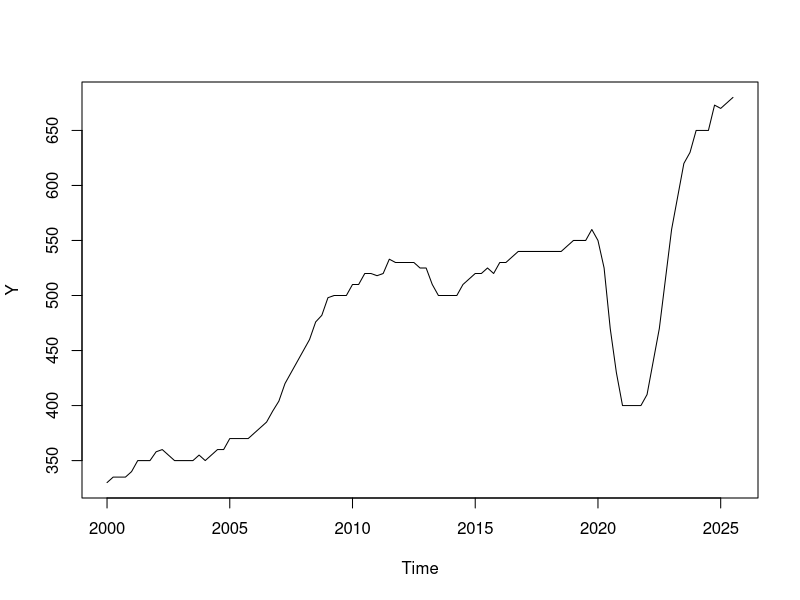
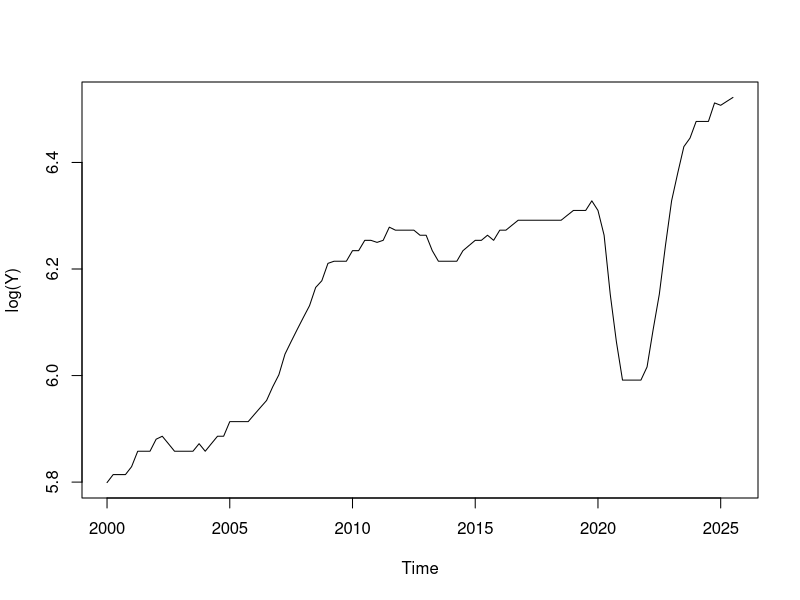
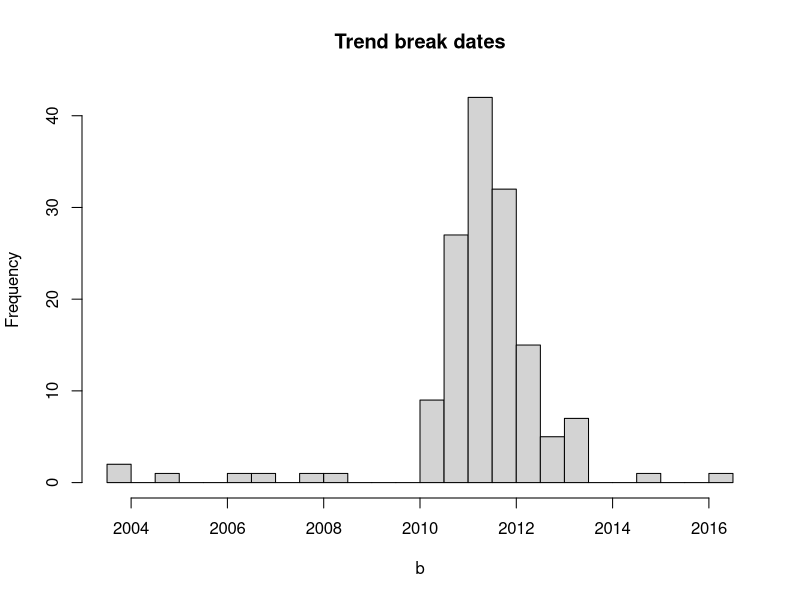
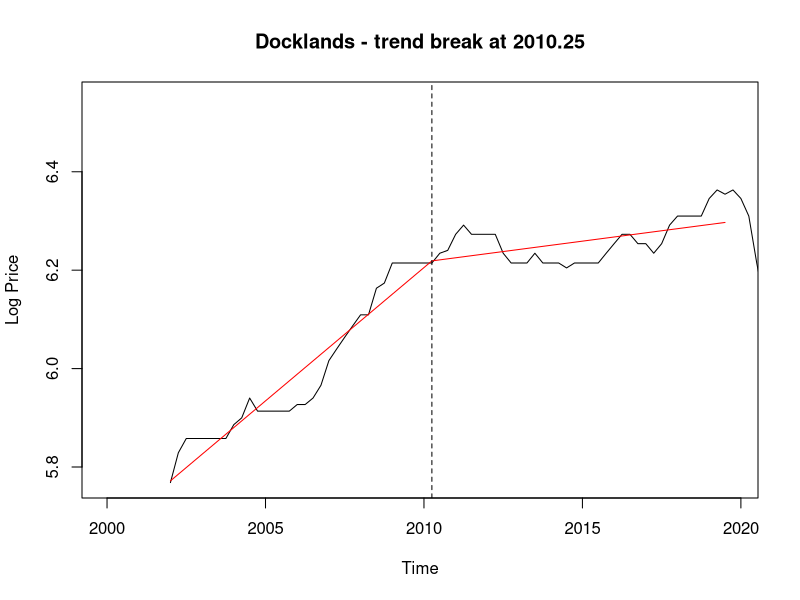

Write the R code that produced these figures, in order. (Note: this script raises an error after producing the figures.)
## ---- chunk 1
library(urca)
library(forecast)
library(knitr)
library(parallel)
## ---- chunk 2
dt <- read.csv("rent_by_qtr_suburb_refactored.csv")
## ---- chunk 3
# Total number of NAs in the whole dataset
sum(is.na(dt))

# NAs per suburb (row), showing only suburbs that have any NA values
na_by_suburb <- rowSums(is.na(dt[, -1]))
names(na_by_suburb) <- dt$Suburb
na_by_suburb[na_by_suburb > 0]

# NAs per quarter (column), showing only quarters that have  NA values
na_by_quarter <- colSums(is.na(dt[, -1]))
na_by_quarter[na_by_quarter > 0]
## ---- chunk 4

# Define a function that extracts the row within the data that matches 
# the suburb name given and drop the first column (which has all suburb names).
get_suburb <- function(name) {
  y <- as.numeric(unlist(dt[dt$Suburb == name, -1]))
  Y <- ts(y, start = c(2000, 1), frequency = 4)
  
  # Docklands has no data before Mar 2002, so start it there
  if (name == "Docklands") {
    Y <- window(Y, start = c(2002, 1))
  }
  
  return(Y)
}
## ---- chunk 5
Y <- get_suburb("Southbank")
plot(Y)
plot(log(Y))
## ---- chunk 6
trend_break <- function(b, time) {
  return ((time>b)*(time-b))
}
## ---- chunk 7
trend_breaks <- list()
# Find the optimal trend break 
for (s in dt$Suburb) {
  FirstForecast <- 2019.75
  
  Y  <- log(get_suburb(s))
  
  Time  <- time(Y)
  
  t_est   <- which(Time < FirstForecast)
  
  # We will have a standard 15% (3 years) zone where no break points are allowed.
  # So with the training set being from 2000Q1 to 2019Q3 gives:
  Break_range <- Time[which(Time >= 2003 & Time < 2016.75)]
    
  # M is a matrix for the RSS corresponding to each b
  M <- matrix(nrow = length(Break_range), ncol = 2)
  colnames(M) <- c("b", "RSS")
  M[, "b"] <- Break_range
  
  for (b in Break_range){
    TB_b <- trend_break(b, Time[t_est])
    X <- cbind(Time[t_est], TB_b)
    
    eq1 <- Arima(Y[t_est], order=c(0,0,0), xreg=X)
    
    # Store RSS in appropriate entry of M
    M[which(M[, "b"] == b), "RSS"] <-  sum(eq1$residuals^2)
  }
  b_best  <- M[which.min(M[, "RSS"]), "b"]
  
  trend_breaks[[s]] <- list(
    b_best  = b_best
  )
}

## ---- chunk 8
b_vals <- sapply(trend_breaks, function(x) unname(x$b_best))

range(b_vals)
summary(b_vals)
sort(b_vals)

hist(b_vals, breaks = 30, main = "Trend break dates", xlab = "b")
## ---- chunk 9
s <- "Docklands"
Y <- log(get_suburb(s))
Time  <- time(Y)
t_est <- which(Time < FirstForecast)

b <- trend_breaks[[s]]$b_best

TB_b <- trend_break(b, Time[t_est])
X    <- cbind(Time[t_est], TB_b)
eq1  <- Arima(Y[t_est], order=c(0,0,0), xreg=X)

# Fitted values = data minus residuals, as a ts so they line up on the time axis
fit_line <- ts(Y[t_est] - eq1$residuals, start = start(Y), frequency = 4)

plot(Y, xlim = c(2000, 2019.75), main = paste(s, "- trend break at", b), ylab = "Log Price")
lines(fit_line, col = "red", lwd = 1)
abline(v = b, lty = 2)
## ---- chunk 10
simulate_adf_cv <- function(n, X_det, t_stat, reps = 20000){
  t <- 2:n
  X <- X_det[t, , drop=FALSE]      # deterministic terms, aligned with t
  
  tADF <- matrix(nrow=reps, ncol=1)
  for (r in 1:reps){
    # Simulate under H0
    Y_simulated <- arima.sim(n=n, model=list(order=c(0,1,0)))[-1]
    
    DY <- Y_simulated[t]-Y_simulated[t-1]
    Y1 <- Y_simulated[t-1]
    
    tADF[r] <- summary(lm(DY~X+Y1))$coefficients["Y1","t value"]
  }
  
  p_val <- mean(tADF < t_stat)
  return(list(p_val = p_val, tADF = tADF))
}
## ---- chunk 11
adf_test <- function(Y, X_det, reps = 20000){
  n <- length(Y)
  t <- 2:n
  
  Y_1 <- Y[t-1]
  DY  <- Y[t]-Y[t-1]
  X   <- X_det[t, , drop=FALSE]
  
  t_stat <- summary(lm(DY ~ X + Y_1))$coefficients["Y_1", "t value"]
  
  p_val <- simulate_adf_cv(n, X_det, t_stat, reps)$p_val
  return(1 * (p_val > 0.05))     # 1 = unit root (don't reject), 0 = stationary
}
## ---- chunk 12
fit_arima <- function(y, order, xreg, drift) {
  tryCatch(
    Arima(y, order = order, xreg = xreg, include.drift = drift),
    error = function(e) tryCatch(
      Arima(y, order = order, xreg = xreg, include.drift = drift, method = "ML"),
      error = function(e2) NULL
    )
  )
}
## ---- chunk 13
RNGkind("L'Ecuyer-CMRG")   # reproducible random streams across cores
set.seed(123)

fit_suburb <- function(s){
  pmax <- 9 # Max AR lag order
  qmax <- 9 # Max MA lag order
  FirstForecast <- 2019.75
  
  Y  <- log(get_suburb(s))
  
  Time   <- as.numeric(time(Y))
  t_est  <- which(Time < FirstForecast)
  t_test <- which(Time >= FirstForecast)
  
  b   <- trend_breaks[[s]]$b_best
  TBt <- 1 * (Time > b) * (Time-b)
  
  Y_test <- exp(Y[t_test])    # test data in dollars
  hmax <- length(t_test)
  
  # Storage for Ljung-Box p-values and AICc
  LBp <- matrix(nrow=pmax+1, ncol=qmax+1)
  rownames(LBp) <- paste0("p=", 0:pmax)
  colnames(LBp) <- paste0("q=", 0:qmax)
  AICc <- LBp
  
  nd <- adf_test(Y[t_est], cbind(Time[t_est], TBt[t_est]))
  
  if (nd == 1){
    # Drops first training quarter, so results line up with diff(Y[t_est])
    # which starts at the second quarter. 
    DU <- 1 * (Time[t_est][-1] > b)  
    nd <- nd + adf_test(diff(Y[t_est]), cbind(DU))
  }
  
  if (nd == 0){
    X <- cbind(Time, TBt)
    drift <- FALSE
  } else if (nd == 1){
    X <- cbind(TBt)
    drift <- TRUE      # drift = constant growth rate, replaces Time
  } else {
    X <- cbind(TBt)
    drift <- FALSE     # trend annihilated at d = 2
  }
  
  models <- list()
  
  for (p in 0:pmax){
    for (q in 0:qmax){
      eq <- fit_arima(Y[t_est], c(p, nd, q), X[t_est, , drop = FALSE], drift)
      
      if (is.null(eq)) next
      
      AICc[p+1, q+1] <- eq$aicc
      LBp[p+1,q+1] <- Box.test(eq$residuals, 
                             lag = max(8, p + q + 4), 
                             type = "Ljung-Box", 
                             fitdf = p + q)$p.value
      models[[paste(p, q)]] <- eq
    }
  }
  
  # Best model: lowest AICc among those passing Ljung-Box
  AICc_ok <- AICc
  AICc_ok[LBp <= 0.05 | is.na(LBp)] <- NA 
  
  if (all(is.na(AICc_ok))) return(NULL)   # no model passed Ljung-Box
  
  best <- which(AICc_ok == min(AICc_ok, na.rm = TRUE), arr.ind = TRUE)
  p_best <- best[1, 1] - 1
  q_best <- best[1, 2] - 1
  model  <- models[[paste(p_best, q_best)]]
  
  # Forecast the test period and convert back to dollars
  forecasts <- exp(forecast(model, xreg=X[t_test, , drop=FALSE], h=hmax)$mean)
  RMSE <- sqrt(mean((Y_test-forecasts)^2, na.rm = TRUE))
  
  return(list(
    suburb      = s,
    Y           = Y,
    Y_train     = Y[t_est],
    Y_test      = Y_test,
    model       = model,
    trend_break = b,
    nd          = nd,
    p           = p_best,
    q           = q_best, 
    AICc        = AICc,
    forecasts   = forecasts,
    RMSE        = RMSE
  ))
}

results <- mclapply(dt$Suburb, fit_suburb, mc.cores = detectCores() - 1)
names(results) <- dt$Suburb
## ---- chunk 14
for (s in names(results)) {
  r   <- results[[s]]
  idx <- which(is.na(r$AICc), arr.ind = TRUE)   # row/col positions of NAs
  
  for (i in seq_len(nrow(idx))) {
    p <- idx[i, "row"] - 1                       # row 1 = p=0
    q <- idx[i, "col"] - 1                       # col 1 = q=0
    cat("Fit failed:", s, "ARIMA(", p, ",", r$nd, ",", q, ")\n")
  }
}
## ---- chunk 15
# How many of each number of differencing was required
cat("d values")
table(sapply(results, function(r) r$nd)) 
cat("\n")

# How many of each p-value appeared during modelling (missing = 0)
cat("p values")
table(sapply(results, function(r) r$p))
cat("\n")

# How many of each q-value appeared during modelling (missing = 0)
cat("q values")
table(sapply(results, function(r) r$q))
## ---- chunk 16
rmse_df <- data.frame(
  Suburb   = names(results),
  RMSE     = sapply(results, function(r) r$RMSE),
  MAPE     = sapply(results, function(r) 
    100 * mean(abs(r$Y_test - r$forecasts) / r$Y_test, na.rm = TRUE)),
  MPE      = sapply(results, function(r) # 
    100 * mean((r$Y_test - r$forecasts) / r$Y_test, na.rm = TRUE)), 
  nd       = sapply(results, function(r) r$nd),
  p        = sapply(results, function(r) r$p),
  q        = sapply(results, function(r) r$q),
  row.names = NULL
)

rmse_df <- rmse_df[order(rmse_df$MAPE), ]

measures <- rmse_df[, c("RMSE", "MAPE", "MPE")]

summary_tab <- data.frame(
  Measure = c("RMSE (\\$/week)", "MAPE (%)", "MPE (%)"),
  Min     = sapply(measures, min),
  Median  = sapply(measures, median),
  Mean    = sapply(measures, mean),
  Max     = sapply(measures, max),
  row.names = NULL
)
kable(summary_tab, digits = 1, caption = "Test-period forecast accuracy across suburbs")

hist(rmse_df$MAPE, breaks = 30,
     main = "MAPE across suburbs",
     xlab = "Mean absolute percentage error (%)", col = "grey80")
abline(v = median(rmse_df$MAPE), col = "red", lwd = 2)


hist(rmse_df$RMSE, breaks = 30,
     main = "RMSE across suburbs",
     xlab = "RMSE of Median Price Forecasts ($/week)", col = "grey80")
abline(v = median(rmse_df$RMSE), col = "red", lwd = 2)

kable(head(rmse_df, 5), digits = 3, row.names = FALSE, caption = "Most accurate suburbs (based on MAPE)")
kable(head(rmse_df[order(-rmse_df$MAPE), ], 5),
      digits = 3, row.names = FALSE, caption = "Least accurate suburbs (based on MAPE)")

## ---- chunk 17
plot_suburb <- function(s) {
  r <- results[[s]]
  
  Y      <- r$Y
  Time   <- as.numeric(time(Y))
  t_est  <- which(Time < 2019.75)
  t_test <- which(Time >= 2019.75)
  b      <- r$trend_break
  TBt    <- 1 * (Time > b) * (Time - b)
  
  if (r$nd == 0){
    X <- cbind(Time, TBt)
  } else {
    X <- cbind(TBt)
  }
  
  fc <- forecast(r$model, xreg = X[t_test, , drop = FALSE], h = length(t_test))
  
  start_fit <- c(floor(Time[1]), round((Time[1] %% 1) * 4) + 1)
  fitted_ts <- ts(exp(as.numeric(fitted(r$model))), start = start_fit, frequency = 4)
  fc_mean <- ts(exp(as.numeric(fc$mean)), start = c(2019, 4), frequency = 4)
  
  # 95% Interval assuming normality.
  fc_lower  <- ts(exp(as.numeric(fc$lower[, 2])), start = c(2019, 4), frequency = 4)
  fc_upper  <- ts(exp(as.numeric(fc$upper[, 2])), start = c(2019, 4), frequency = 4)
  
  plot(exp(Y), ylim = range(exp(Y), fc_lower, fc_upper, na.rm = TRUE),
       main = paste(s, "- ARIMA(", r$p, ",", r$nd, ",", r$q, ") with trend break"),
       ylab = "Median weekly rent ($/week)", xlab = "Time")
  lines(fitted_ts, col = adjustcolor("blue", 0.4), lwd = 1.5)
  lines(fc_mean,   col = "red", lwd = 2)
  lines(fc_lower,  col = "red", lty = 2)
  lines(fc_upper,  col = "red", lty = 2)
  
  abline(v = b, lty = 3)
  abline(v = 2019.75, col = "grey50")
  
  legend("topleft",
         c("Actual", "Fitted (training)", "Forecast (test)", "95% interval", "Trend break", "Forecast start"),
         col = c("black", adjustcolor("blue", 0.4), "red", "red", "black", "grey50"),
         lty = c(1, 1, 1, 2, 3, 1), lwd = c(1, 1.5, 2, 1, 1, 1), bty = "n", cex = 0.8)
}
## ---- chunk 18
plot_suburb("Echuca")                                # Zero differences 
plot_suburb("Albert Park-Middle Park-West St Kilda") # One Difference 


plot_suburb("Brighton East")                         # Most Accurate Suburb
plot_suburb("North Bendigo")                         # Least Accurate Suburb

## ---- chunk 19
trend_breaks <- list()
# Find the optimal trend break 
for (s in dt$Suburb) {
  FirstForecast <- 2025.75
  
  Y  <- log(get_suburb(s))
  
  Time  <- time(Y)
  
  t_est   <- which(Time < FirstForecast)
  
  # We will have a standard 15% (approx 4 years) zone where no break points are allowed.
  # So with the training set being from 2000Q1 to 2025Q3 gives:
  Break_range <- Time[which(Time >= 2004 & Time < 2021.75)]
    
  # M is a matrix for the RSS corresponding to each b
  M <- matrix(nrow = length(Break_range), ncol = 2)
  colnames(M) <- c("b", "RSS")
  M[, "b"] <- Break_range
  
  for (b in Break_range){
    TB_b <- trend_break(b, Time[t_est])
    X <- cbind(Time[t_est], TB_b)
    
    eq1 <- Arima(Y[t_est], order=c(0,0,0), xreg=X)
    
    # Store RSS in appropriate entry of M
    M[which(M[, "b"] == b), "RSS"] <-  sum(eq1$residuals^2)
  }
  b_best  <- M[which.min(M[, "RSS"]), "b"]
  
  trend_breaks[[s]] <- list(
    b_best  = b_best
  )
}

## ---- chunk 20
RNGkind("L'Ecuyer-CMRG")   # reproducible random streams across cores
set.seed(123)

fit_suburb_future <- function(s){
# Loop over every suburb (row) within our dataset.
  pmax <- 9 # Max AR lag order
  qmax <- 9 # Max MA lag order
  FirstForecast <- 2025.75
  
  Y  <- log(get_suburb(s))

  
  Time   <- as.numeric(time(Y))
  t_est  <- which(Time < FirstForecast)

  b   <- trend_breaks[[s]]$b_best
  TBt <- 1 * (Time > b) * (Time-b)
  
  hmax <- 24
  
  # Storage for Ljung-Box p-values and AICc
  LBp <- matrix(nrow=pmax+1, ncol=qmax+1)
  rownames(LBp) <- paste0("p=", 0:pmax)
  colnames(LBp) <- paste0("q=", 0:qmax)
  AICc <- LBp
  
  nd <- adf_test(Y[t_est], cbind(Time[t_est], TBt[t_est]))
  
  # Build regressors for the future quarters (Dec 2025 onwards)
  Time_future <- max(Time) + (1:hmax) / 4
  TB_future   <- 1 * (Time_future > b) * (Time_future - b)
  
  if (nd == 0){
    X_future <- cbind(Time = Time_future, TBt = TB_future)
  } else {
    X_future <- cbind(TBt = TB_future)
  }
  
  if (nd == 1){
    # Drops first training quarter, so results line up with diff(Y[t_est])
    # which starts at the second quarter. 
    DU <- 1 * (Time[t_est][-1] > b)  
    nd <- nd + adf_test(diff(Y[t_est]), cbind(DU))
  }
  
  if (nd == 0){
    X <- cbind(Time, TBt)
    drift <- FALSE
  } else if (nd == 1){
    X <- cbind(TBt)
    drift <- TRUE      # drift = constant growth rate, replaces Time
  } else {
    X <- cbind(TBt)
    drift <- FALSE     # trend annihilated at d = 2
  }

  
  models <- list()
  
  for (p in 0:pmax){
    for (q in 0:qmax){
      
      eq <- fit_arima(Y[t_est], c(p, nd, q), X[t_est, , drop = FALSE], drift)
      if (is.null(eq)) next
    
      AICc[p+1, q+1] <- eq$aicc
      LBp[p+1,q+1] <- Box.test(eq$residuals, 
                             lag = max(8, p + q + 4), 
                             type = "Ljung-Box", 
                             fitdf = p + q)$p.value
      models[[paste(p, q)]] <- eq
    }
  }
  # Best model: lowest AICc among those passing Ljung-Box
  AICc_ok <- AICc
  # Blank any AICc values matching the matrix locations where
  # LBp <= 0.05 
  AICc_ok[LBp <= 0.05 | is.na(LBp)] <- NA 
  
  if (all(is.na(AICc_ok))) {
    cat("No model passed Ljung-Box for:", s, "\n")
    next
  }
  
  best <- which(AICc_ok == min(AICc_ok, na.rm = TRUE), arr.ind = TRUE)
  p_best <- best[1, 1] - 1
  q_best <- best[1, 2] - 1
  model  <- models[[paste(p_best, q_best)]]
  
  # Forecast future quarters, with intervals, and convert back to dollars
  fc <- forecast(model, xreg = X_future, h = hmax)
  forecasts <- ts(exp(as.numeric(fc$mean)),       start = c(2025, 4), frequency = 4)
  
  # 95% Interval assuming normality
  lower95   <- ts(exp(as.numeric(fc$lower[, 2])), start = c(2025, 4), frequency = 4)
  upper95   <- ts(exp(as.numeric(fc$upper[, 2])), start = c(2025, 4), frequency = 4)
 
  
  return(list(
   suburb      = s,
    Y           = Y,
    Y_train     = Y[t_est],
    model       = model,
    trend_break = b,
    nd          = nd,
    p           = p_best,
    q           = q_best, 
    AICc        = AICc,
    forecasts   = forecasts,
    lower95     = lower95,
    upper95     = upper95
  ))
  
}

results_future <- mclapply(dt$Suburb, fit_suburb_future, mc.cores = detectCores() - 1)
names(results_future) <- dt$Suburb
## ---- chunk 21
for (s in names(results_future)) {
  r   <- results_future[[s]]
  idx <- which(is.na(r$AICc), arr.ind = TRUE)   # row/col positions of NAs
  
  for (i in seq_len(nrow(idx))) {
    p <- idx[i, "row"] - 1                       # row 1 = p=0
    q <- idx[i, "col"] - 1                       # col 1 = q=0
    cat("Fit failed:", s, "ARIMA(", p, ",", r$nd, ",", q, ")\n")
  }
}
## ---- chunk 22
# How many of each number of differencing was required
cat("d values")
table(sapply(results_future, function(r) r$nd)) 
cat("\n")

# How many of each p-value appeared during modelling (missing = 0)
cat("p values")
table(sapply(results_future, function(r) r$p))
cat("\n")

# How many of each q-value appeared during modelling (missing = 0)
cat("q values")
table(sapply(results_future, function(r) r$q))
## ---- chunk 23
plot_future <- function(s) {
  r <- results_future[[s]]
  
  fc    <- r$forecasts
  lower <- r$lower95
  upper <- r$upper95
  tt    <- as.numeric(time(fc))
  
  plot(fc, ylim = range(lower, upper, na.rm = TRUE), type = "n",
       main = paste(s, "- forecast, ARIMA(", r$p, ",", r$nd, ",", r$q, ")"),
       ylab = "Median prices", xlab = "Time")
  polygon(c(tt, rev(tt)), c(as.numeric(lower), rev(as.numeric(upper))),
          col = adjustcolor("red", 0.15), border = NA)
  lines(fc,    col = "red", lwd = 2)
  lines(lower, col = "red", lty = 2)
  lines(upper, col = "red", lty = 2)
  
  legend("topleft", c("Forecast", "95% interval"),
         col = "red", lty = c(1, 2), lwd = c(2, 1), bty = "n", cex = 0.8)
}
## ---- chunk 24
nd_vals <- sapply(results_future, function(r) r$nd)

(s0 <- names(nd_vals)[nd_vals == 0][1])
(s1 <- names(nd_vals)[nd_vals == 1][1])


# Plot some suburbs of interest from Part B. Note: The proceeding comments 
# detail information about the suburbs concluded from part B.

plot_future("Echuca")                                # Zero differences
plot_future("Albert Park-Middle Park-West St Kilda") # One Difference 


plot_future("Brighton East")                         # Most Accurate Suburb 
plot_future("North Bendigo")                         # Least Accurate Suburb
## ---- chunk 25
h_base <- 4     # Sep 2026 (2026Q3), the 4th forecast quarter
h      <- 24    # Sep 2031 (2031Q3), the end of the forecasts

growth <- sapply(results_future, function(r) {
  base     <- as.numeric(r$forecasts[h_base])   # forecast rent, Sep 2026
  forecast <- as.numeric(r$forecasts[h])        # forecast rent, Sep 2031
  forecast / base - 1
})

summary(100 * growth)

hist(100 * growth, breaks = 30, col = "grey80",
     main = "Forecast 5-year rent growth, Sep 2026 to Sep 2031 \n (Using a forecasted 2026)",
     xlab = "Growth rate (%)", ylab = "Number of suburbs")
abline(v = 100 * median(growth), col = "red", lwd = 2)
abline(v = 0, lty = 2)
legend("topright",
       legend = c(paste0("Median (", round(100 * median(growth), 1), "%)"), "Zero growth"),
       col = c("red", "black"), lty = c(1, 2), lwd = c(2, 1), bty = "n", cex = 0.8)
## ---- chunk 26
h_base <- 4     # Sep 2026 (2026Q3), the 4th forecast quarter
h      <- 24    # Sep 2031 (2031Q3)

growth <- sapply(results_future, function(r) {
  base     <- as.numeric(r$forecasts[h_base])   # forecast rent, Sep 2026
  forecast <- as.numeric(r$forecasts[h])        # forecast rent, Sep 2031
  forecast / base - 1
})

top10     <- sort(growth, decreasing = TRUE)[1:10]
top_names <- names(top10)

top_tab <- data.frame(
  Suburb    = top_names,
  Base      = sapply(results_future[top_names], function(r) as.numeric(r$forecasts[h_base])),
  Forecast  = sapply(results_future[top_names], function(r) as.numeric(r$forecasts[h])),
  Growth    = 100 * top10,
  row.names = NULL
)

kable(top_tab, digits = 1,
      col.names = c("Suburb", "Sep 2026 forecast (\\$/week)", "Sep 2031 forecast (\\$/week)", "Growth (%)"),
      caption = "Top 10 suburbs by forecasted 5-year rent growth, Sep 2026 to Sep 2031")
## ---- chunk 27
bottom10     <- sort(growth, decreasing = FALSE)[1:10]
bottom_names <- names(bottom10)

bottom_tab <- data.frame(
  Suburb    = bottom_names,
  Base      = sapply(results_future[bottom_names], function(r) as.numeric(r$forecasts[h_base])),
  Forecast  = sapply(results_future[bottom_names], function(r) as.numeric(r$forecasts[h])),
  Growth    = 100 * bottom10,
  row.names = NULL
)

kable(bottom_tab, digits = 1,
      col.names = c("Suburb", "Sep 2026 forecast (\\$/week)", "Sep 2031 forecast (\\$/week)", "Growth (%)"),
      caption = "Bottom 10 suburbs by forecasted 5-year rent growth, Sep 2026 to Sep 2031")
## ---- chunk 28
#| results: asis
current <- sapply(results_future, function(r) exp(as.numeric(tail(r$Y, 1))))   # actual, Sep 2025
base    <- sapply(results_future, function(r) as.numeric(r$forecasts[4]))       # forecast, Sep 2026

# Build and print a top-10 table for growth from `start` to `end`
top10_growth <- function(start, end, period, start_label, end_label) {
  g  <- end / start - 1
  t10 <- sort(g, decreasing = TRUE)[1:10]
  nm <- names(t10)
  
  tab <- data.frame(
    Period   = period,
    Rank     = 1:10,
    Suburb   = nm,
    Start    = start[nm],
    End      = end[nm],
    Growth   = 100 * t10,
    row.names = NULL
  )
  
  print(kable(tab[, -1], digits = 1,
              col.names = c("Rank", "Suburb", paste(start_label, "(\\$/week)"),
                            paste(end_label, "(\\$/week)"), "Growth (%)"),
              caption = paste("Top 10 suburbs by rent growth,", period)))
  tab
}

top_by_year <- list()

# Sep 2025 (last actual) to Sep 2026 (forecast)
top_by_year[["2026"]] <- top10_growth(current, base, "Sep 2025 to Sep 2026",
                                      "Sep 2025 actual", "Sep 2026 forecast")

# Sep 2026 (forecast) to Sep 2027 ... Sep 2031 (forecast)
for (yr in 2027:2031) {
  hh   <- (yr - 2025) * 4                  # Sep 2027 = h 8, ..., Sep 2031 = h 24
  fc_h <- sapply(results_future, function(r) as.numeric(r$forecasts[hh]))
  
  top_by_year[[as.character(yr)]] <- top10_growth(base, fc_h, paste("Sep 2026 to Sep", yr),
                                                  "Sep 2026 forecast", paste("Sep", yr, "forecast"))
}

top_all <- do.call(rbind, top_by_year)
top_out <- top_all
top_out[, c("Start", "End", "Growth")] <- round(top_out[, c("Start", "End", "Growth")], 1)
write.csv(top_out, "top10_growth_by_year.csv", row.names = FALSE)
## ---- chunk 29
plot_future("Keilor")    # Highest growth rate

plot_future("Southbank") # Lowest growth rate (which is negative)
